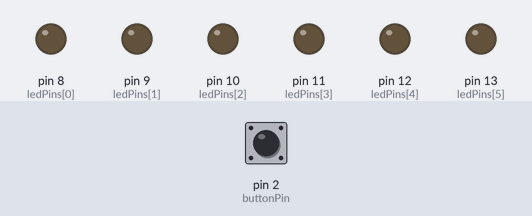
Bench run of a sketch on a simulated Arduino Uno, built with avr-gcc and run on an emulated ATmega328P. Shown: output pins drawn as LEDs (lit = HIGH). The inputs (shaded band) are chosen by the test bench; at power-on: pin 2 (buttonPin) HIGH.

Above: at 1.2 s.
1.3 s: pin 2 (buttonPin) pulled LOW for 0.15 s
At 2.3 s:
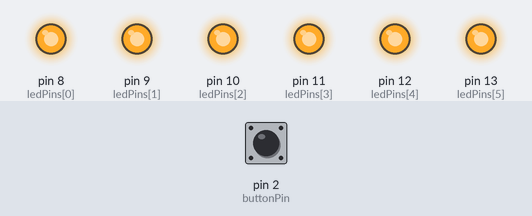
2.9 s: pin 2 (buttonPin) pulled LOW for 1 s
At 3.5 s:
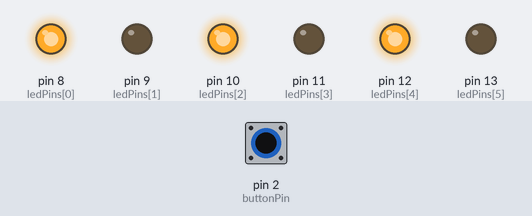
5.4 s: pin 2 (buttonPin) pulled LOW for 0.15 s
At 7.0 s:
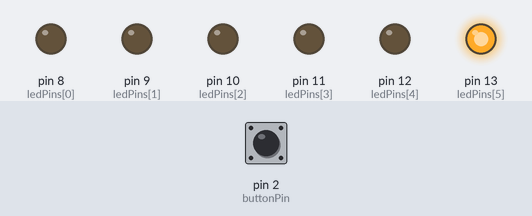
8.4 s: pin 2 (buttonPin) pulled LOW for 3.2 s
At 8.9 s:
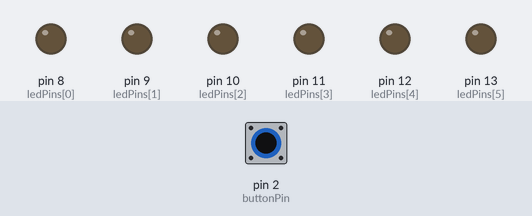
Timing chart, 0 to 11.4 s (numbered marks = the images above; inputs shaded):
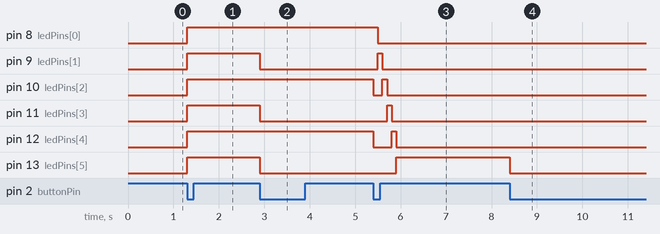

Measured:
- after the input at 1.3 s, pin 8 (ledPins[0]), pin 9 (ledPins[1]), pin 10 (ledPins[2]), pin 11 (ledPins[3]), pin 12 (ledPins[4]), pin 13 (ledPins[5]): LOW → HIGH at once
- after the input at 2.9 s, pin 9 (ledPins[1]), pin 11 (ledPins[3]), pin 13 (ledPins[5]): HIGH → LOW at once
- after the input at 5.4 s, pin 8 (ledPins[0]): HIGH → LOW after 0.10 s; pin 9 (ledPins[1]): LOW → HIGH after 0.10 s, → LOW 0.10 s later
- after the input at 8.4 s, pin 13 (ledPins[5]): HIGH → LOW at once

The sketch:

ButtonComponent2.ino
```cpp
#include "Patterns.h"

const int buttonPin = 2;
const int ledPins[] = {8, 9, 10, 11, 12, 13};
const int numLeds = sizeof(ledPins) / sizeof(ledPins[0]);

int patternIndex = 0;
bool buttonPressed = false;

void setup() {
  pinMode(buttonPin, INPUT_PULLUP);
  for (int i = 0; i < numLeds; i++) {
    pinMode(ledPins[i], OUTPUT);
    digitalWrite(ledPins[i], LOW);
  }
}

void loop() {
  if (digitalRead(buttonPin) == LOW) {
    if (!buttonPressed) {
      patternIndex = (patternIndex + 1) % 4;
      applyPattern(patternIndex, ledPins, numLeds);
      buttonPressed = true;
      delay(200); // debounce
    }
  } else {
    buttonPressed = false;
  }
}
```

patterns.h
```cpp
#ifndef PATTERNS_H
#define PATTERNS_H

void applyPattern(int pattern, const int ledPins[], int numLeds) {
  switch (pattern) {
    case 0: // All OFF
      for (int i = 0; i < numLeds; i++) {
        digitalWrite(ledPins[i], LOW);
      }
      break;

    case 1: // All ON
      for (int i = 0; i < numLeds; i++) {
        digitalWrite(ledPins[i], HIGH);
      }
      break;

    case 2: // Alternating HIGH/LOW
      for (int i = 0; i < numLeds; i++) {
        digitalWrite(ledPins[i], (i % 2 == 0) ? HIGH : LOW);
      }
      break;

    case 3: // Chase effect
      for (int i = 0; i < numLeds; i++) {
        for (int j = 0; j < numLeds; j++) {
          digitalWrite(ledPins[j], (j == i) ? HIGH : LOW);
        }
        delay(100);
      }
      break;
  }
}

#endif
```
